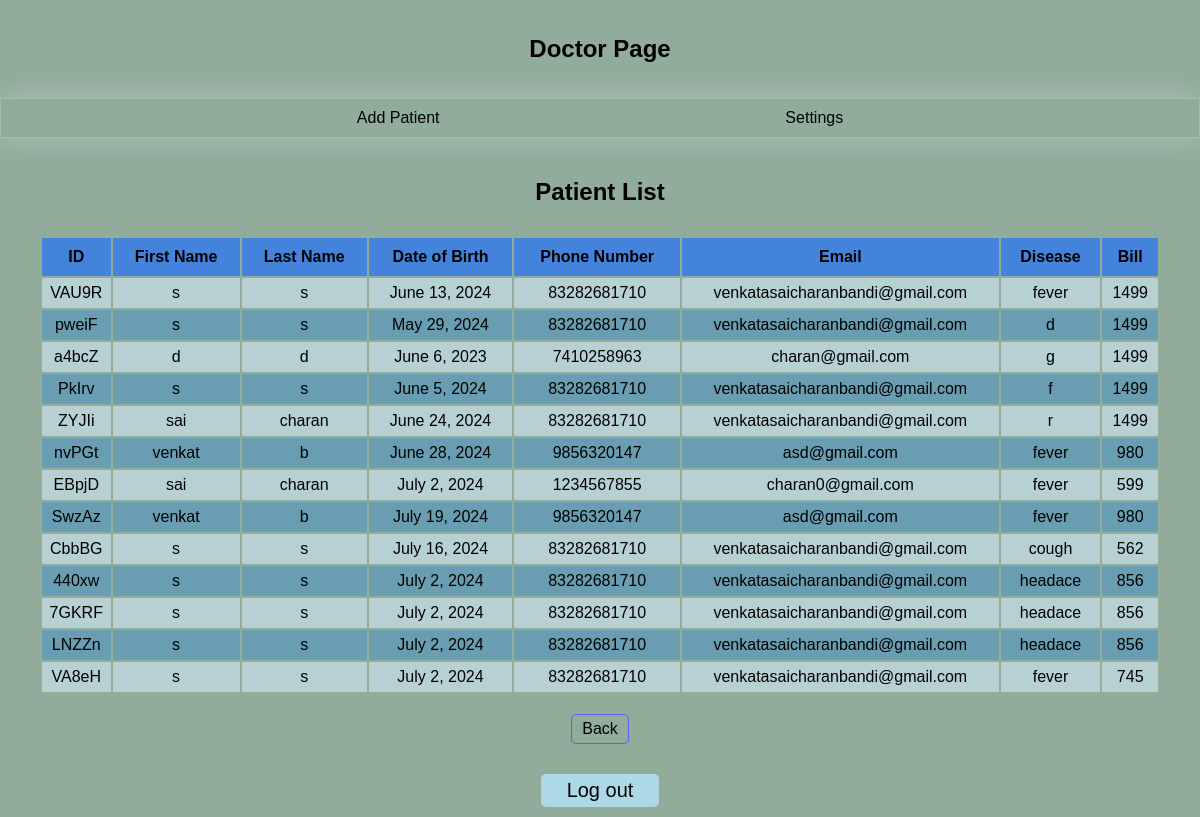
/show_pnt_doc/, run on the app's committed database.
### hospital_app/models.py (models this page shows, shortened)
class Patient(models.Model):
    first_name = models.CharField(max_length=100, null=False)
    last_name = models.CharField(max_length=50, null=True)
    date_of_birth = models.DateField(null=False)
    mobile_number = models.BigIntegerField(null=False)
    email = models.EmailField(max_length=100, null=False)
    disease = models.CharField(max_length=100, null=False)
    patient_id = models.CharField(max_length=100, null=False, unique=True, default='123')
    bill = models.BigIntegerField(null=False, default=1499)

### hospital_app/views.py (the view)
# urls.py: path('show_pnt_doc/', views.show_pnt_doc, name='show_pnt_doc'),
def show_pnt_doc(request):
    pnt = Patient.objects.all()
    return render(request, 'hospital_app/doc_pnt_show.html', {'pnt':pnt})

### hospital_app/templates/hospital_app/doc_pnt_show.html (shortened to what this page needs)
{% extends 'hospital_app/doctor_page.html' %}
{% load static %}
{% block extra_css %}
<link rel="stylesheet" href="{% static 'hospital_app/css/show_apt.css' %}">
{% endblock %}
{% block content %}
    <h1>Patient List</h1>
    <div class="table">
        <table>
            <thead>
                <tr>
                    <th>ID</th>
                    <th>First Name</th>
                    <th>Last Name</th>
                    <th>Date of Birth</th>
                    <th>Phone Number</th>
                    <th>Email</th>
                    <th>Disease</th>
                    <th>Bill</th>
                </tr>
            </thead>
            <tbody>
                {% for patient in pnt %}
                <tr>
                    <td>{{ patient.patient_id }}</td>
                    <td>{{ patient.first_name }}</td>
                    <td>{{ patient.last_name }}</td>
                    <td>{{ patient.date_of_birth }}</td>
                    <td>{{ patient.mobile_number }}</td>
                    <td>{{ patient.email }}</td>
                    <td>{{ patient.disease }}</td>
                    <td>{{ patient.bill}}</td>
                </tr>
                {% endfor %}
            </tbody>
        </table>
    </div>
    <a id="back" href="{% url 'doctor_page' %}">Back</a>
{% endblock %}

### hospital_app/static/hospital_app/css/doctor_page.css (style rules this page uses)
body { margin: 0; font-family: Arial, sans-serif; display: flex; flex-direction: column; min-height: 100vh; background-color: #91AC9A; text-align: center; }
a { color: #000000; text-decoration: none; }

### hospital_app/static/hospital_app/css/show_apt.css (style rules this page uses)
.table { padding: 10px 20px; display: grid; }
table th { padding: 10px; background-color: #4383dc; }
table tr { height: 30px; background-color: #B7D1D3; margin: 2px; padding: 10px; }
table tr:nth-child(even) { height: 30px; background-color: #699db1; margin: 2px; padding: 10px; }
table td { font-size: medium; font-weight: 500; text-align: center; }
#back { border: 1px solid rgb(82, 99, 247); border-radius: 5px; padding: 5px 10px; margin-top: 10px; margin-left: auto; margin-right: auto; display: block; width: fit-content; }

### data on the page
Patient: patient_id "VAU9R", first_name "s", last_name "s", date_of_birth "June 13, 2024", mobile_number "83282681710", email "venkatasaicharanbandi@gmail.com", disease "fever", bill "1499"
Patient: patient_id "pweiF", first_name "s", last_name "s", date_of_birth "May 29, 2024", mobile_number "83282681710", email "venkatasaicharanbandi@gmail.com", disease "d", bill "1499"
Patient: patient_id "a4bcZ", first_name "d", last_name "d", date_of_birth "June 6, 2023", mobile_number "7410258963", email "charan@gmail.com", disease "g", bill "1499"
Patient: patient_id "PkIrv", first_name "s", last_name "s", date_of_birth "June 5, 2024", mobile_number "83282681710", email "venkatasaicharanbandi@gmail.com", disease "f", bill "1499"
Patient: patient_id "ZYJIi", first_name "sai", last_name "charan", date_of_birth "June 24, 2024", mobile_number "83282681710", email "venkatasaicharanbandi@gmail.com", disease "r", bill "1499"
Patient: patient_id "nvPGt", first_name "venkat", last_name "b", date_of_birth "June 28, 2024", mobile_number "9856320147", email "asd@gmail.com", disease "fever", bill "980"
Patient: patient_id "EBpjD", first_name "sai", last_name "charan", date_of_birth "July 2, 2024", mobile_number "1234567855", email "charan0@gmail.com", disease "fever", bill "599"
Patient: patient_id "SwzAz", first_name "venkat", last_name "b", date_of_birth "July 19, 2024", mobile_number "9856320147", email "asd@gmail.com", disease "fever", bill "980"
Patient: patient_id "CbbBG", first_name "s", last_name "s", date_of_birth "July 16, 2024", mobile_number "83282681710", email "venkatasaicharanbandi@gmail.com", disease "cough", bill "562"
Patient: patient_id "440xw", first_name "s", last_name "s", date_of_birth "July 2, 2024", mobile_number "83282681710", email "venkatasaicharanbandi@gmail.com", disease "headace", bill "856"
Patient: patient_id "7GKRF", first_name "s", last_name "s", date_of_birth "July 2, 2024", mobile_number "83282681710", email "venkatasaicharanbandi@gmail.com", disease "headace", bill "856"
Patient: patient_id "LNZZn", first_name "s", last_name "s", date_of_birth "July 2, 2024", mobile_number "83282681710", email "venkatasaicharanbandi@gmail.com", disease "headace", bill "856"
Patient: patient_id "VA8eH", first_name "s", last_name "s", date_of_birth "July 2, 2024", mobile_number "83282681710", email "venkatasaicharanbandi@gmail.com", disease "fever", bill "745"
